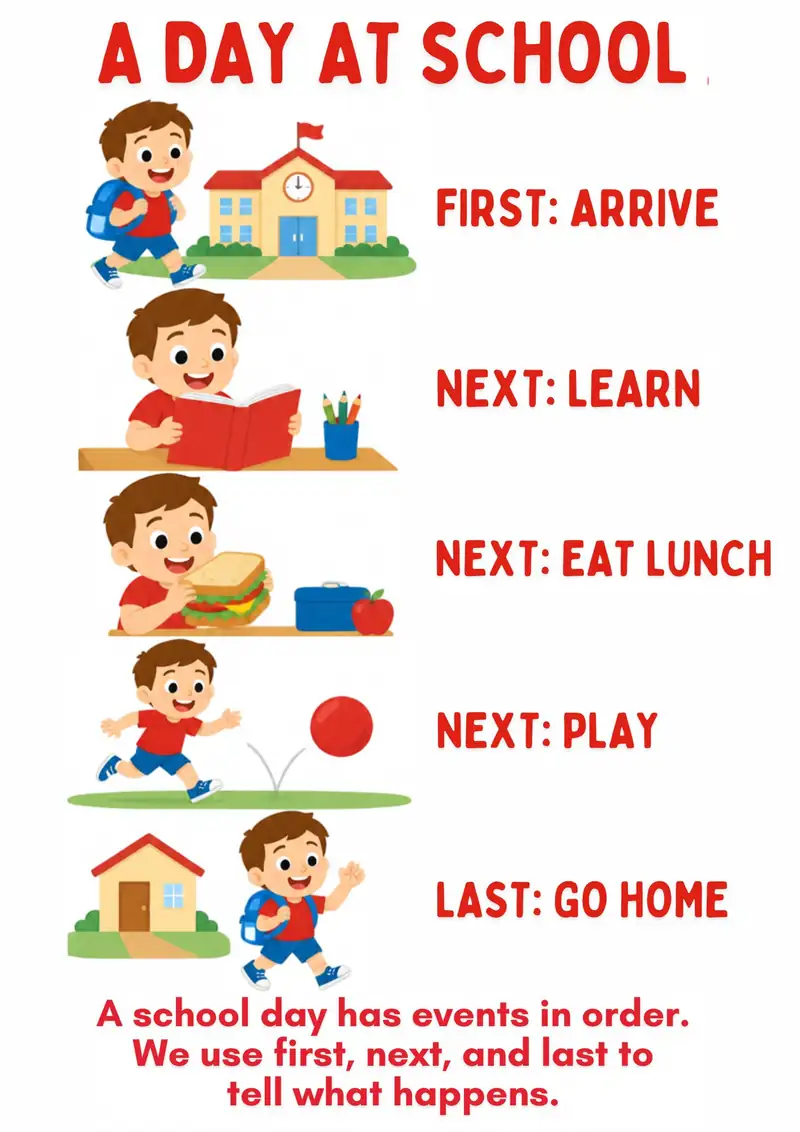
#> input picture scripts/tr-assets/a-day-at-school-routine-flashcard-for-kids.webp, 800 x 1132 px; its folder holds only this picture in this run
$ python tr-contactsheets.py
#> lines starting #> are read from the running program, lines starting #| are printed output that depends on the picture
#!/usr/bin/env python3
"""Labeled contact sheets for the 41 Time & Daily Routine cards — the house
transcription play (Class 39/Science rounds): every card face is read off the
artwork via labeled grids, never invented. 9 cards per sheet, 3x3, each cell
labeled with its 1-based index + R2 file name."""
import os
from PIL import Image, ImageDraw, ImageFont

HERE = os.path.dirname(__file__)
ASSETS = os.path.join(HERE, 'tr-assets')
OUT = os.path.join(HERE, 'tr-sheets')
os.makedirs(OUT, exist_ok=True)
CARDS = sorted(f for f in os.listdir(ASSETS) if f.endswith('.webp') and 'cover' not in f)
CELL_W, LABEL_H = 360, 30
try:
    FONT = ImageFont.truetype('/usr/share/fonts/truetype/dejavu/DejaVuSans-Bold.ttf', 17)
except Exception:
    FONT = ImageFont.load_default()

per, n = 9, (len(CARDS) + 8) // 9
for s in range(n):
    chunk = CARDS[s * per:(s + 1) * per]
    cols, rows = 3, (len(chunk) + 2) // 3
    cell_h = CELL_W * 1132 // 800
    sheet = Image.new('RGB', (cols * CELL_W, rows * (cell_h + LABEL_H)), '#111111')
#> sheet: PIL image 1080x539 RGB; every value is 17
    d = ImageDraw.Draw(sheet)
    for i, name in enumerate(chunk):
        idx = s * per + i + 1
        img = Image.open(os.path.join(ASSETS, name)).convert('RGB').resize((CELL_W, cell_h))
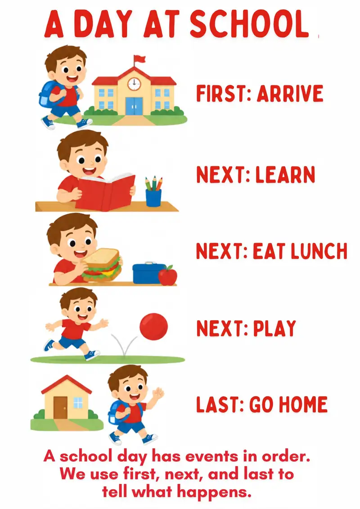
#> img: PIL image 360x509 RGB; mean R, G, B 240.6, 223.5, 217.5
        x, y = (i % cols) * CELL_W, (i // cols) * (cell_h + LABEL_H)
        sheet.paste(img, (x, y + LABEL_H))
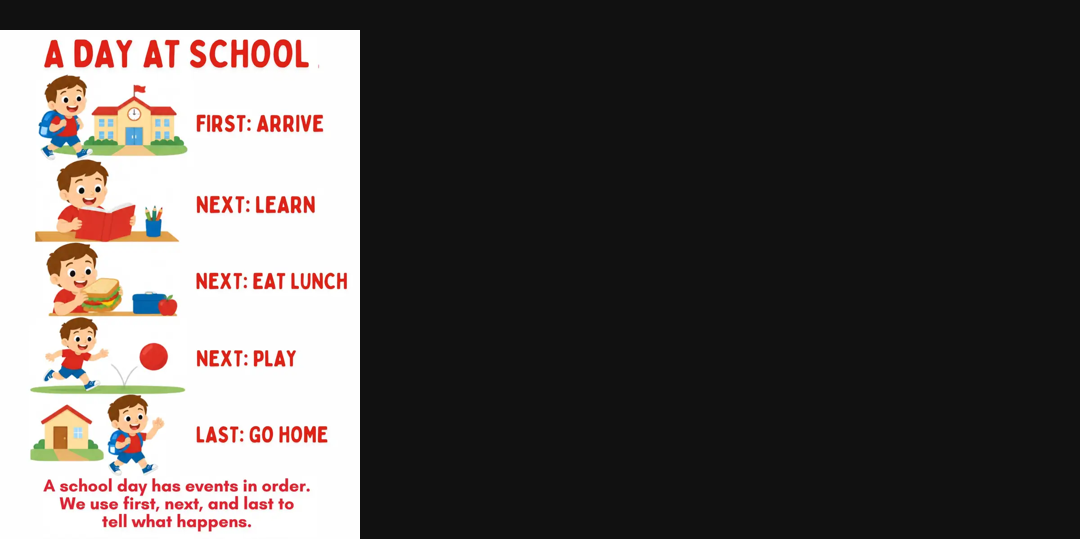
#> sheet: PIL image 1080x539 RGB; mean R, G, B 87.4, 82, 80.1
        d.text((x + 6, y + 5), f'#{idx:02d} {name[:44]}', fill='#ffffff', font=FONT)
    p = os.path.join(OUT, f'tr-sheet-{s + 1}.png')
    sheet.save(p)
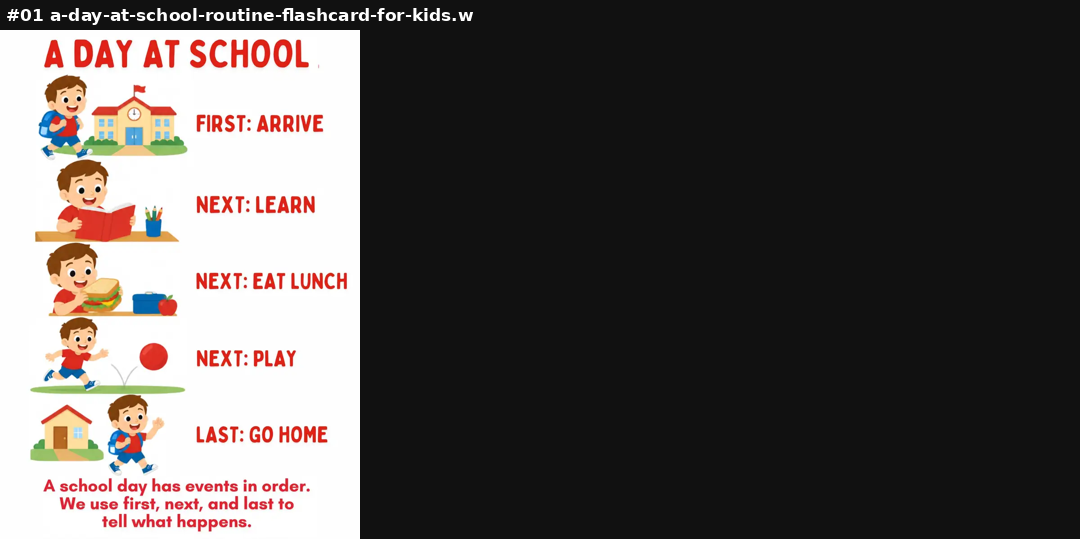
#> saved as tr-sheet-1.png: PIL image 1080x539 RGB; mean R, G, B 88.3, 82.9, 81
    print(p, sheet.size, f'cards #{s * per + 1}-#{s * per + len(chunk)}')
#| scripts/tr-sheets/tr-sheet-1.png (1080, 539) cards #1-#1

$ run again, on scripts/tr-assets/countdown-to-a-special-day-flashcard-for-kids.webp
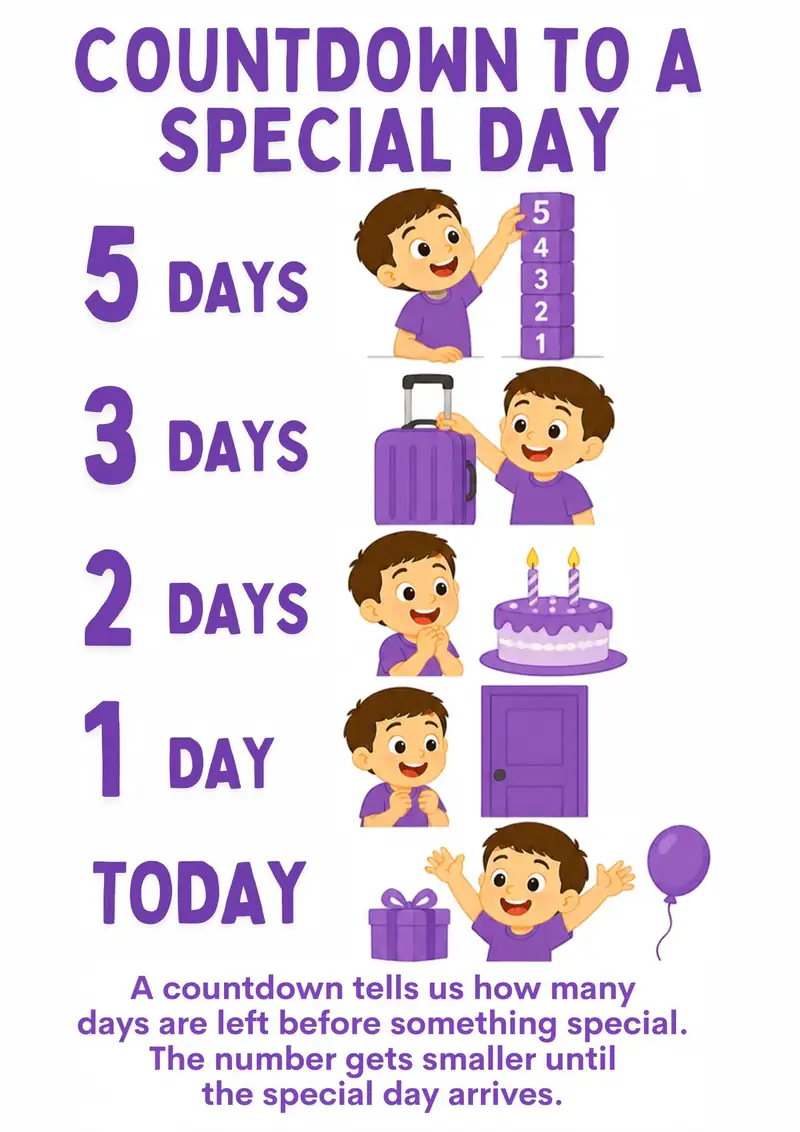
#> input picture scripts/tr-assets/countdown-to-a-special-day-flashcard-for-kids.webp, 800 x 1132 px
#> `img = Image.open(os.path.join(ASSETS, name)).convert('RGB').resize((CE..`:
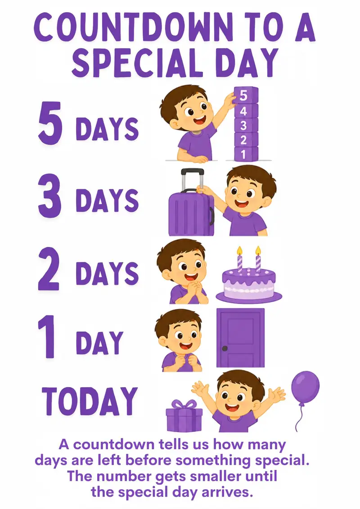
#> img: PIL image 360x509 RGB; mean R, G, B 228.7, 217.2, 229.5
#> `sheet.save(p)`:
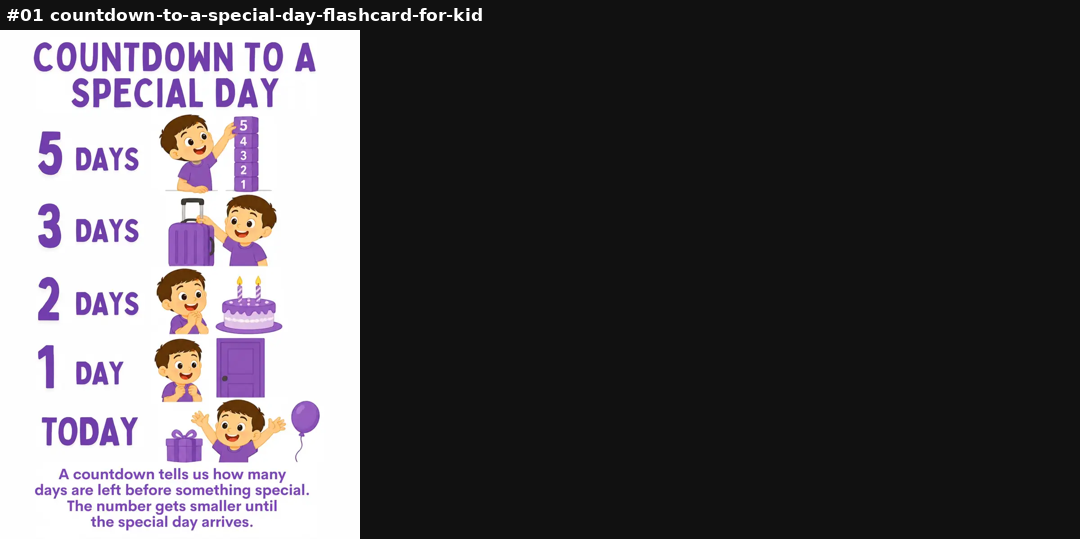
#> saved as tr-sheet-1.png: PIL image 1080x539 RGB; mean R, G, B 84.6, 81, 84.8
#| scripts/tr-sheets/tr-sheet-1.png (1080, 539) cards #1-#1

$ run again, on scripts/tr-assets/dawn-noon-dusk-midnight-flashcard-for-kids.webp
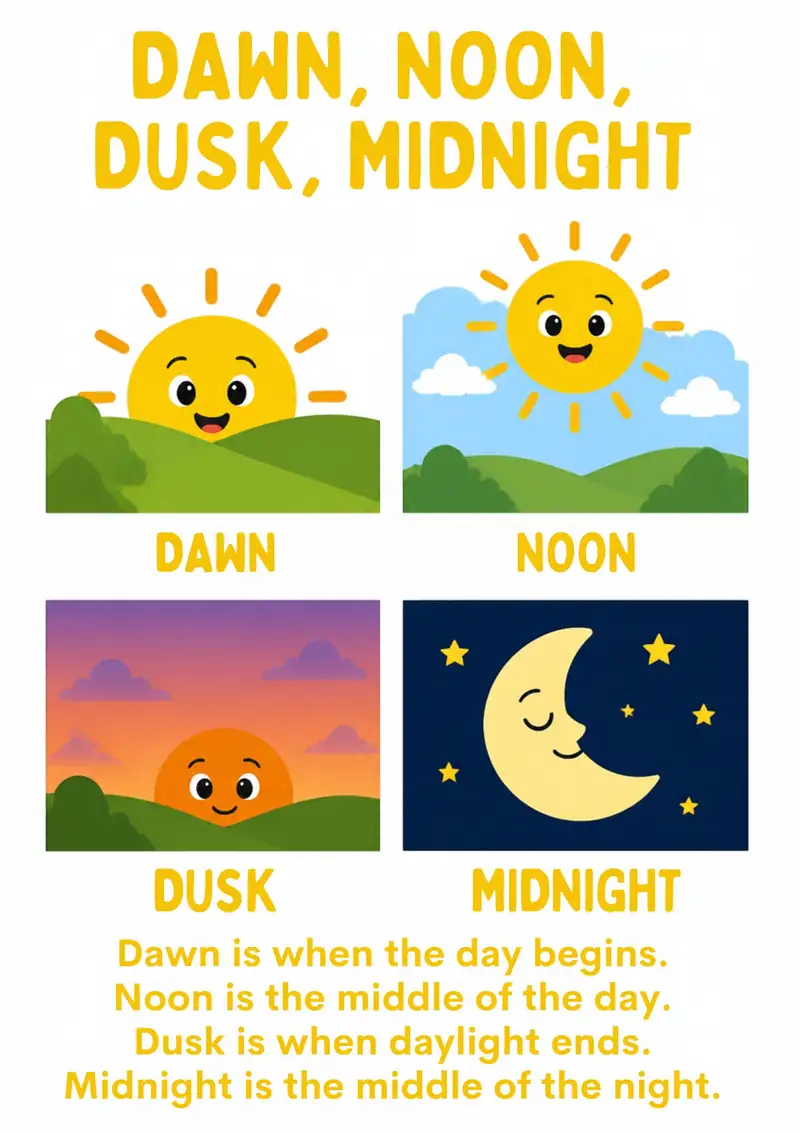
#> input picture scripts/tr-assets/dawn-noon-dusk-midnight-flashcard-for-kids.webp, 800 x 1132 px
#> `img = Image.open(os.path.join(ASSETS, name)).convert('RGB').resize((CE..`:
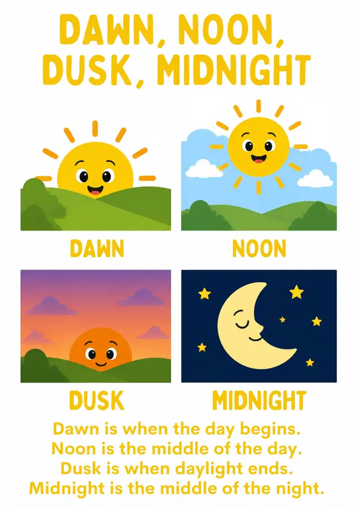
#> img: PIL image 360x509 RGB; mean R, G, B 213.9, 208.7, 179.4
#> `sheet.save(p)`:
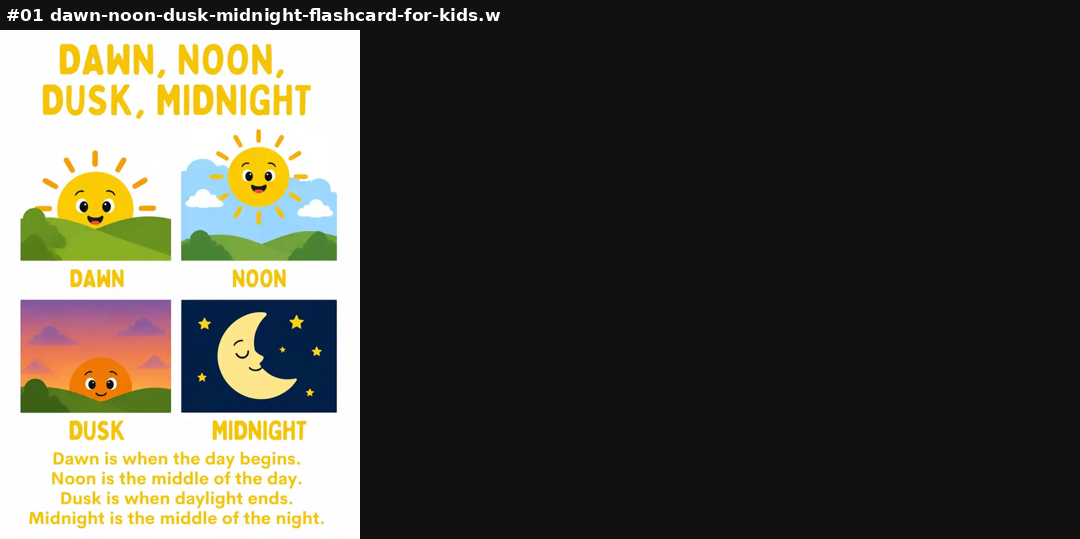
#> saved as tr-sheet-1.png: PIL image 1080x539 RGB; mean R, G, B 80, 78.3, 69.1
#| scripts/tr-sheets/tr-sheet-1.png (1080, 539) cards #1-#1

$ run again, on scripts/tr-assets/days-of-the-week-flashcard-for-kids.webp
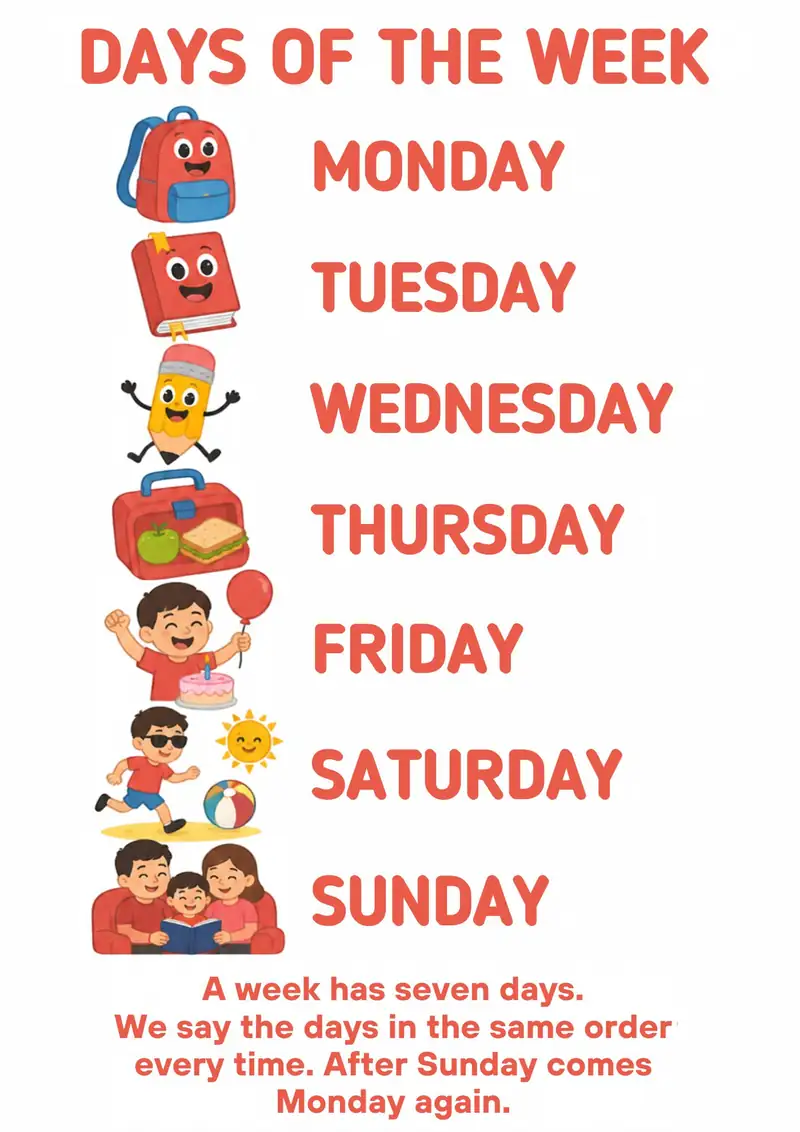
#> input picture scripts/tr-assets/days-of-the-week-flashcard-for-kids.webp, 800 x 1132 px
#> `img = Image.open(os.path.join(ASSETS, name)).convert('RGB').resize((CE..`:
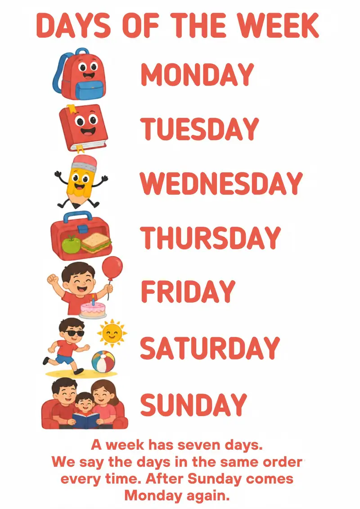
#> img: PIL image 360x509 RGB; mean R, G, B 245.1, 225.9, 221.5
#> `sheet.save(p)`:
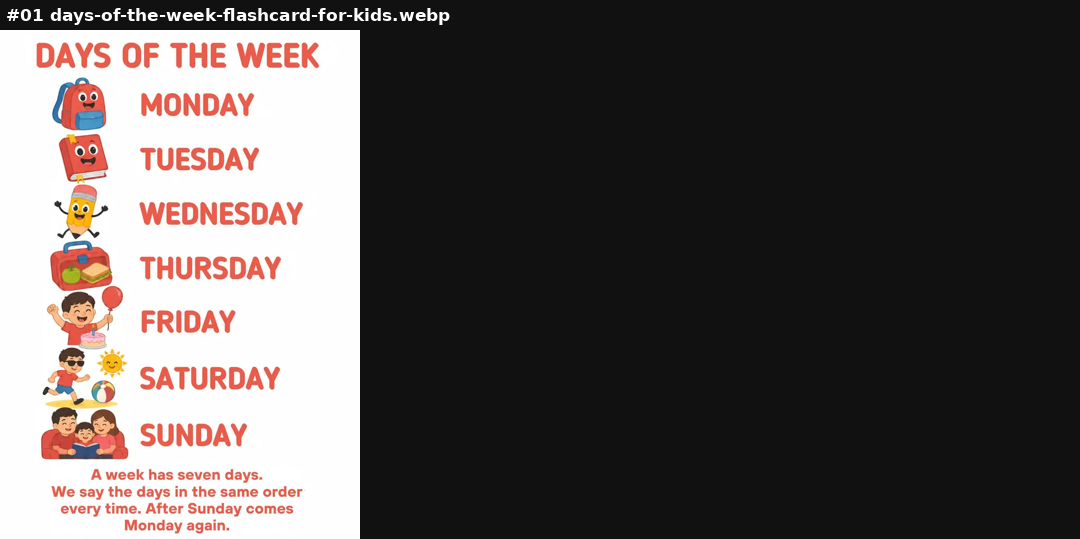
#> saved as tr-sheet-1.png: PIL image 1080x539 RGB; mean R, G, B 89.7, 83.7, 82.3
#| scripts/tr-sheets/tr-sheet-1.png (1080, 539) cards #1-#1

$ run again, on scripts/tr-assets/always-sometimes-never-flashcard-for-kids.webp
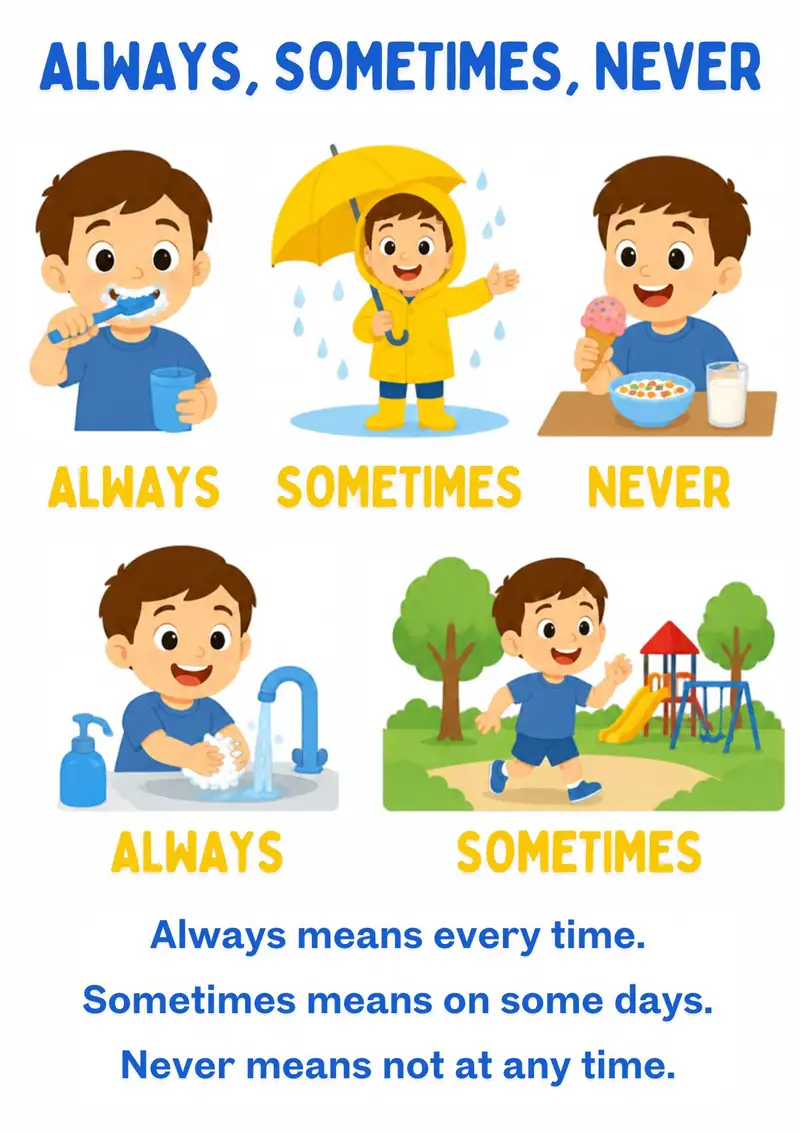
#> input picture scripts/tr-assets/always-sometimes-never-flashcard-for-kids.webp, 800 x 1132 px
#> `img = Image.open(os.path.join(ASSETS, name)).convert('RGB').resize((CE..`:
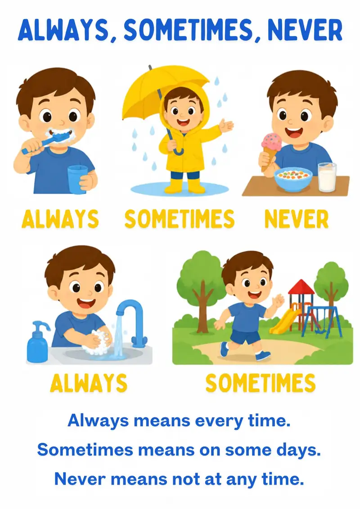
#> img: PIL image 360x509 RGB; mean R, G, B 221.6, 220.4, 205.4
#> `sheet.save(p)`:
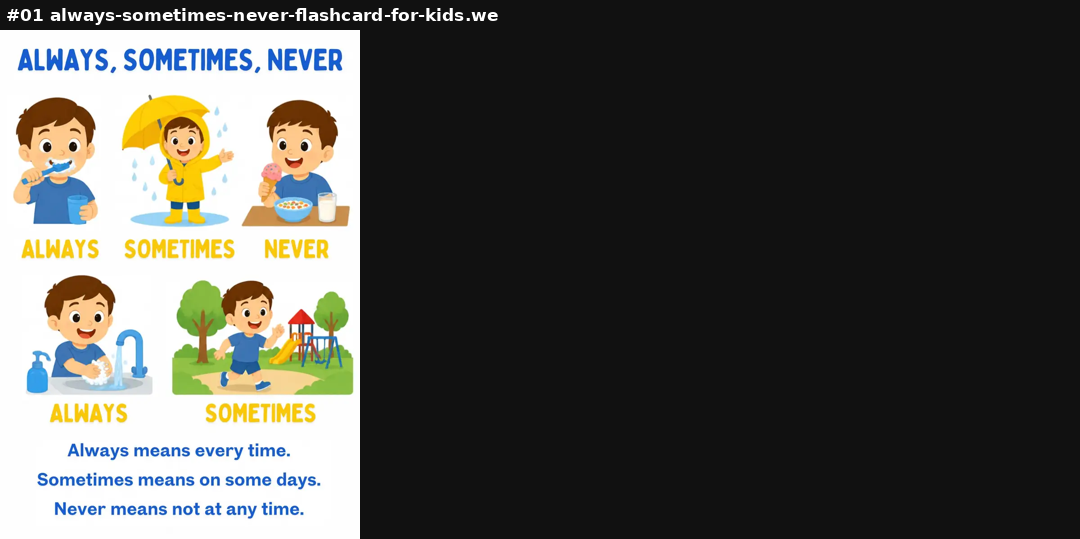
#> saved as tr-sheet-1.png: PIL image 1080x539 RGB; mean R, G, B 82.4, 82, 77.3
#| scripts/tr-sheets/tr-sheet-1.png (1080, 539) cards #1-#1
